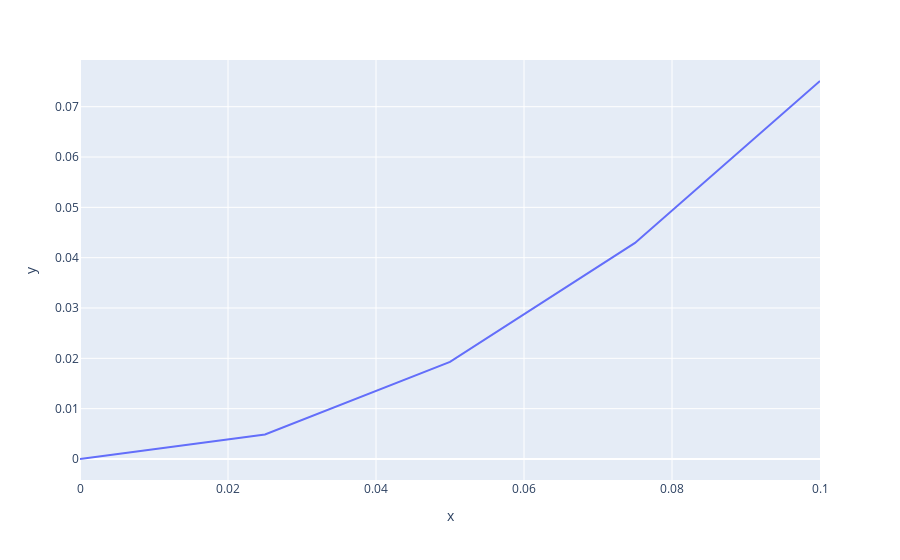
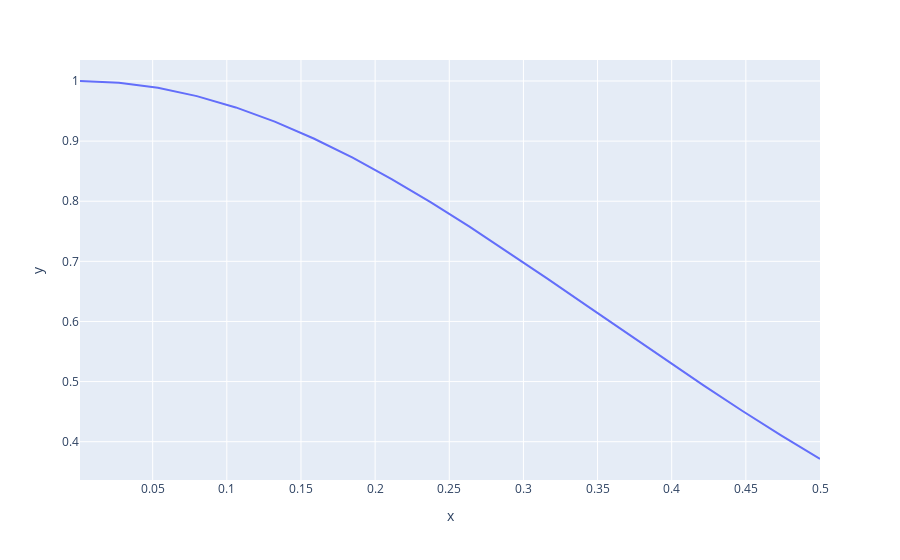

Here is the notebook cell these charts were saved with, in order:
### Code cell
analytical_infidelities=[1-_abs2(np.inner(vc.evolved_states[0], vc.evolved_states[i].conj())) for i in range(times[1])]
display(px.line(x=np.linspace(0,times[0],times[1]),y=analytical_infidelities))
display(px.line(x=omegas,y=[kplus(o)**reps for o in omegas]))

### Figure 1 — Plotly figure (JSON) as saved in the notebook; plotly's stock layout.template omitted (floating-point values rounded to 4 significant figures)
{"data": [{"hovertemplate": "x=%{x}<br>y=%{y}<extra></extra>", "legendgroup": "", "line": {"color": "#636efa", "dash": "solid"}, "marker": {"symbol": "circle"}, "mode": "lines", "name": "", "orientation": "v", "showlegend": false, "type": "scatter", "x": [0, 0.025, 0.05, 0.075, 0.1], "xaxis": "x", "y": [8.882e-16, 0.004859, 0.0193, 0.04293, 0.07511], "yaxis": "y"}], "layout": {"legend": {"tracegroupgap": 0}, "margin": {"t": 60}, "xaxis": {"anchor": "y", "domain": [0, 1], "title": {"text": "x"}}, "yaxis": {"anchor": "x", "domain": [0, 1], "title": {"text": "y"}}}}

### Figure 2 — Plotly figure (JSON) as saved in the notebook; plotly's stock layout.template omitted (floating-point values rounded to 4 significant figures)
{"data": [{"hovertemplate": "x=%{x}<br>y=%{y}<extra></extra>", "legendgroup": "", "line": {"color": "#636efa", "dash": "solid"}, "marker": {"symbol": "circle"}, "mode": "lines", "name": "", "orientation": "v", "showlegend": false, "type": "scatter", "x": [0.001, 0.02726, 0.05353, 0.07979, 0.1061, 0.1323, 0.1586, 0.1848, 0.2111, 0.2374, 0.2636, 0.2899, 0.3162, 0.3424, 0.3687, 0.3949, 0.4212, 0.4475, 0.4737, 0.5], "xaxis": "x", "y": [1.0, 0.997, 0.9886, 0.9749, 0.956, 0.9324, 0.9044, 0.8724, 0.8369, 0.7986, 0.7578, 0.7152, 0.6714, 0.6268, 0.5821, 0.5377, 0.494, 0.4515, 0.4104, 0.3712], "yaxis": "y"}], "layout": {"legend": {"tracegroupgap": 0}, "margin": {"t": 60}, "xaxis": {"anchor": "y", "domain": [0, 1], "title": {"text": "x"}}, "yaxis": {"anchor": "x", "domain": [0, 1], "title": {"text": "y"}}}}
